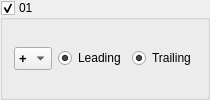
          <widget class="QGroupBox" name="channelGroupBox_01">
           <property name="toolTip">
            <string>Enable Channel 01</string>
           </property>
           <property name="title">
            <string>01</string>
           </property>
           <property name="checkable">
            <bool>true</bool>
           </property>
           <layout class="QHBoxLayout" name="horizontalLayout_2">
            <item>
             <widget class="QComboBox" name="PolarityComboBox01">
              <property name="font">
               <font>
                <pointsize>10</pointsize>
                <weight>75</weight>
                <bold>true</bold>
               </font>
              </property>
              <property name="toolTip">
               <string>Select channel input polarity</string>
              </property>
              <property name="frame">
               <bool>true</bool>
              </property>
              <item>
               <property name="text">
                <string>+</string>
               </property>
              </item>
              <item>
               <property name="text">
                <string>-</string>
               </property>
              </item>
             </widget>
            </item>
            <item>
             <widget class="QRadioButton" name="Channel_leading_radio_01">
              <property name="toolTip">
               <string>Enable TDC leading edge of channel</string>
              </property>
              <property name="text">
               <string>Leading</string>
              </property>
              <property name="checked">
               <bool>true</bool>
              </property>
              <property name="autoExclusive">
               <bool>false</bool>
              </property>
             </widget>
            </item>
            <item>
             <widget class="QRadioButton" name="Channel_trailing_radio_01">
              <property name="toolTip">
               <string>Enable TDC trailing edge of channel</string>
              </property>
              <property name="text">
               <string>Trailing</string>
              </property>
              <property name="checked">
               <bool>true</bool>
              </property>
              <property name="autoExclusive">
               <bool>false</bool>
              </property>
             </widget>
            </item>
           </layout>
          </widget>
